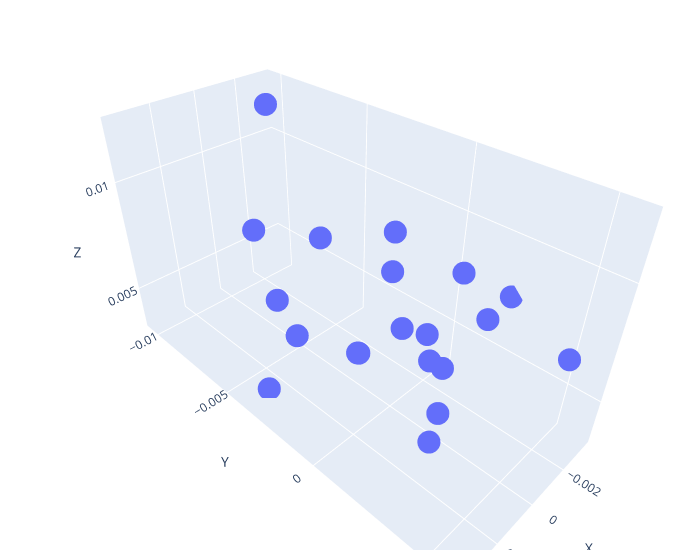

This figure's notebook cell:
### Code cell
act_tmp = actions.copy()

# Sample 3D data
a = ee_pose[:, 6] < 0.05
b = ee_pose[:, 3] < 0.15
final_mask = np.logical_and(a, b)
acts = actions[final_mask]
x, y, z = acts[:, 0], acts[:, 1], acts[:, 2]

# Create a 3D scatter plot
fig = go.Figure(
    data=[
        go.Scatter3d(
            x=x,
            y=y,
            z=z,
            mode="markers",
            # marker=dict(
            #     size=5,
            #     color=actions[
            #         :, -1
            #     ],  # z,  # set color to an array/list of desired values
            #     # colorscale='inferno',  # choose a colorscale
            #     opacity=0.8,
            # ),
        )
    ]
)

# Make the plot interactive by allowing user to rotate, zoom, etc.
fig.update_layout(
    scene=dict(xaxis_title="X", yaxis_title="Y", zaxis_title="Z"),
    width=700,
    margin=dict(r=20, b=10, l=10, t=10),
)

fig.show()

### Figure 1 — Plotly figure (JSON) as saved in the notebook; plotly's stock layout.template omitted (floating-point values rounded to 4 significant figures)
{"data": [{"mode": "markers", "type": "scatter3d", "x": [-0.001245, 6.158e-05, -0.001996, 0.001159, 0.003762, 0.003501, 0.002348, -0.0001329, -0.001021, -0.001803, 0.001918, -0.002096, -9.464e-06, 0.000518, -0.002476, 0.0002842, -0.003523, -0.001863, 0.002854, 0.0006888], "y": [0.005748, 0.001659, -0.008957, -0.0006064, 0.0003936, 0.004328, -0.002506, -0.000301, 0.001877, -0.00173, -0.004059, -9.62e-05, 0.0003291, 0.002506, 0.002159, 0.002377, 0.002346, -0.01037, -0.003773, -0.001111], "z": [0.008231, 0.006394, 0.01203, 0.006008, 0.01233, 0.007322, 0.006388, 0.01055, 0.009583, 0.007503, 0.006905, 0.005233, 0.006996, 0.006912, 0.007028, 0.004558, 0.007568, 0.005634, 0.003237, 0.005407]}], "layout": {"margin": {"b": 10, "l": 10, "r": 20, "t": 10}, "scene": {"xaxis": {"title": {"text": "X"}}, "yaxis": {"title": {"text": "Y"}}, "zaxis": {"title": {"text": "Z"}}}, "width": 700}}
